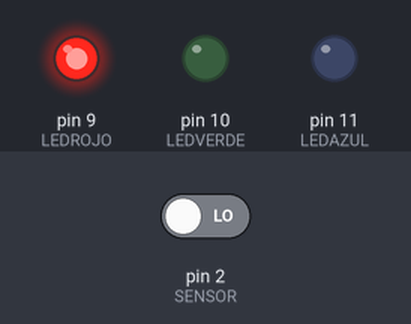
A sketch run on a simulated Arduino Uno, built with avr-gcc and run on an emulated ATmega328P. Parts: output pins drawn as LEDs (lit = HIGH). The inputs (shaded band) are chosen by the test bench; at power-on: pin 2 (SENSOR) LOW.

Above: at 1.2 s.
1.3 s: pin 2 (SENSOR) driven HIGH
At 2.3 s:
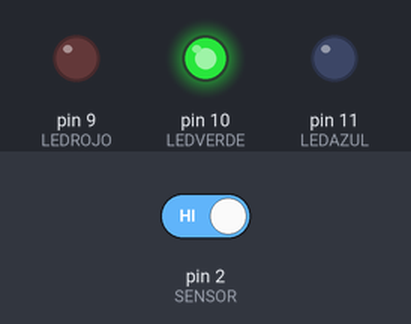
2.8 s: pin 2 (SENSOR) driven LOW
At 3.4 s:
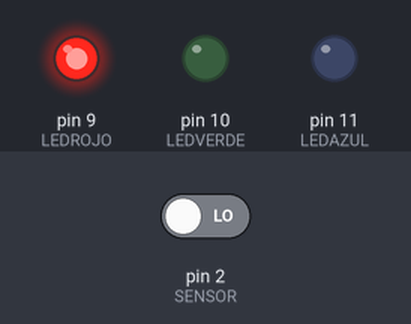
Timing chart, 0 to 5.8 s (numbered marks = the images above; inputs shaded):
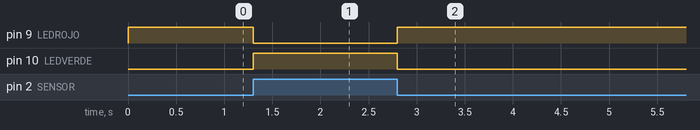

Measured:
- after the input at 1.3 s, pin 9 (LEDROJO): HIGH → LOW at once; pin 10 (LEDVERDE): LOW → HIGH at once
- after the input at 2.8 s, pin 9 (LEDROJO): LOW → HIGH at once; pin 10 (LEDVERDE): HIGH → LOW at once

The sketch:

SensorLed.ino
```cpp
int SENSOR = 2;
int VALOR;
int ANTERIOR = 1;
int LEDROJO = 9;
int LEDVERDE = 10;
int LEDAZUL = 11;

void setup() {
  Serial.begin(9600);
  pinMode(SENSOR, INPUT);
  pinMode(LEDROJO, OUTPUT);
  pinMode(LEDVERDE, OUTPUT);
  pinMode(LEDAZUL, OUTPUT);
}

void loop() {
  VALOR = digitalRead(SENSOR);
  if (VALOR == HIGH){
    analogWrite(LEDROJO, 0);
    analogWrite(LEDVERDE, 255);
    analogWrite(LEDAZUL, 0);
  }
  else{
    analogWrite(LEDROJO, 255);
    analogWrite(LEDVERDE, 0);
    analogWrite(LEDAZUL, 0);
  }
}
```
